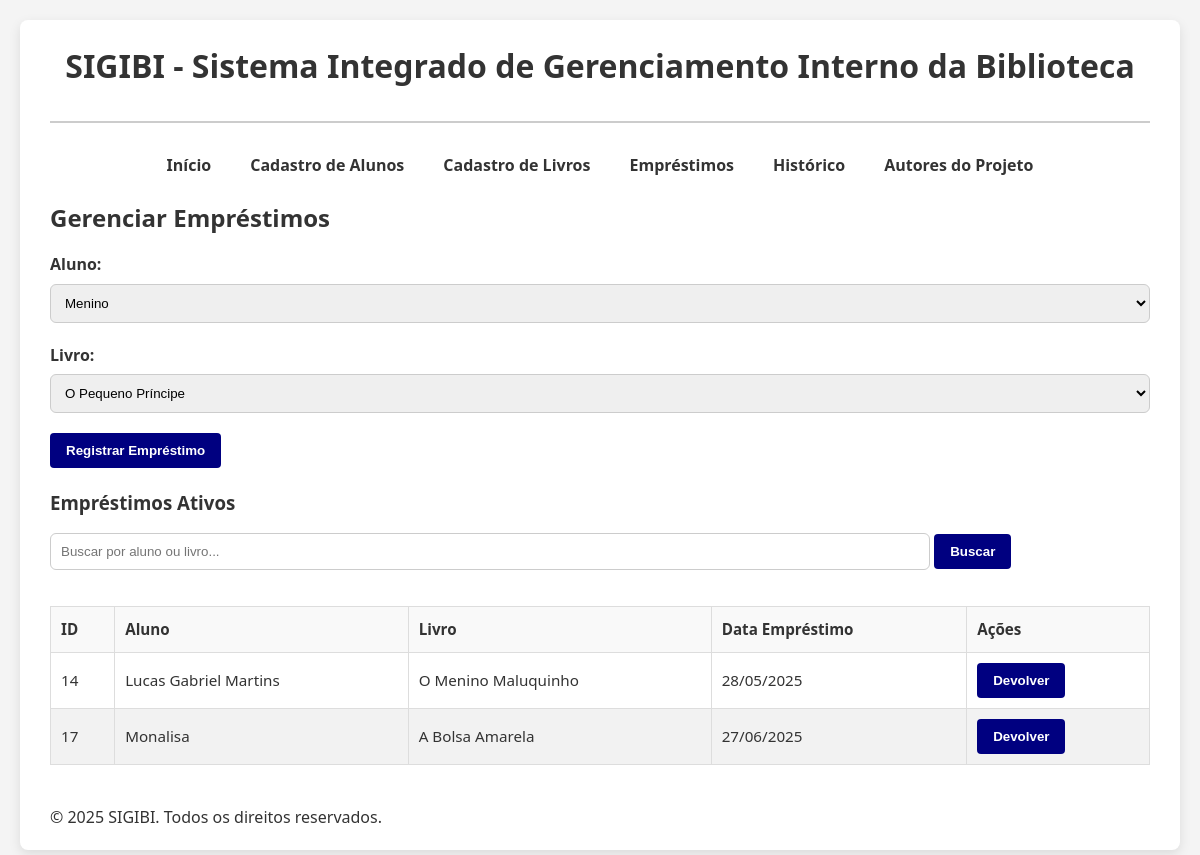
Page /emprestimos/ on the committed database.
### app_sigibi/models.py (models this page shows, shortened)
class Emprestimo(models.Model):
    aluno = models.ForeignKey(Aluno, on_delete=models.CASCADE)
    livro = models.ForeignKey(Livro, on_delete=models.CASCADE)
    data_emprestimo = models.DateField(auto_now_add=True)
    data_devolucao = models.DateField(null=True, blank=True)

class Aluno(models.Model):
    nome = models.CharField(max_length=100)
    matricula = models.CharField(max_length=20, unique=True)
    turma = models.CharField(max_length=50)

class Livro(models.Model):
    titulo = models.CharField(max_length=200)
    autor = models.CharField(max_length=100)
    ano = models.IntegerField()
    disponivel = models.BooleanField(default=True)
    quantidade = models.PositiveIntegerField(default=1) # Adicionado campo quantidade

### app_sigibi/views.py (the view)
# urls.py: path('emprestimos/', views.lista_emprestimos, name='lista_emprestimos'),  # Corrigido para lista_emprestimos
def lista_emprestimos(request):
    alunos = Aluno.objects.all()
    livros = Livro.objects.all()
    emprestimos = Emprestimo.objects.filter(data_devolucao__isnull=True)
    context = {
        'alunos': alunos,
        'livros': livros,
        'emprestimos': emprestimos,
    }
    return render(request, 'emprestimos/lista_emprestimos.html', context)

### app_sigibi/templates/emprestimos/lista_emprestimos.html (shortened to what this page needs)
{% extends 'base.html' %}
{% block content %}
<h2>Gerenciar Empréstimos</h2>
<form method="post" class="emprestimo-form" action="{% url 'registrar_emprestimo' %}">
    <div class="form-group">
        <label for="aluno">Aluno:</label>
        <select id="aluno" name="aluno" required>
            {% if alunos %}
                {% for aluno in alunos %}
                    <option value="{{ aluno.id }}">{{ aluno.nome }}</option>
                {% endfor %}
            {% else %}
                <option value="" disabled>Nenhum aluno cadastrado</option>
            {% endif %}
        </select>
    </div>
    <div class="form-group">
        <label for="livro">Livro:</label>
        <select id="livro" name="livro" required>
            {% if livros %}
                {% for livro in livros %}
                    <option value="{{ livro.id }}">{{ livro.titulo }}</option>
                {% endfor %}
            {% else %}
                <option value="" disabled>Nenhum livro disponível</option>
            {% endif %}
        </select>
    </div>
    <div class="form-group">
        <button type="submit" class="btn">Registrar Empréstimo</button>
    </div>
</form>
<h3>Empréstimos Ativos</h3>
<div class="form-group">
    <input type="text" id="buscarEmprestimo" onkeyup="filterTable('buscarEmprestimo', 'emprestimosTable')" placeholder="Buscar por aluno ou livro..." style="width: 80%; margin-bottom: 1rem;">
    <button type="button" class="btn">Buscar</button>
</div>
{% if emprestimos %}
<table id="emprestimosTable" class="emprestimos-table">
    <thead>
        <tr>
            <th>ID</th>
            <th>Aluno</th>
            <th>Livro</th>
            <th>Data Empréstimo</th>
            <th>Ações</th>
        </tr>
    </thead>
    <tbody>
        {% for emprestimo in emprestimos %}
        <tr>
            <td>{{ emprestimo.id }}</td>
            <td>{{ emprestimo.aluno.nome }}</td>
            <td>{{ emprestimo.livro.titulo }}</td>
            <td>{{ emprestimo.data_emprestimo|date:"d/m/Y" }}</td>
            <td>
                {% if not emprestimo.data_devolucao %}
                <form method="post" action="{% url 'devolver_emprestimo' emprestimo.id %}">
                    <button type="submit" class="btn btn-warning">Devolver</button>
                </form>
                {% else %}
                Devolvido em {{ emprestimo.data_devolucao|date:"d/m/Y" }}
                {% endif %}
            </td>
        </tr>
        {% endfor %}
    </tbody>
</table>
{% else %}
<p class="no-data">Nenhum empréstimo ativo no momento.</p>
{% endif %}
{% endblock %}

### app_sigibi/static/css/styles.css (style rules this page uses)
* { box-sizing: border-box; margin: 0; padding: 0; }
body { font-family: 'Segoe UI', Tahoma, Geneva, Verdana, sans-serif; background-color: #f4f4f4; color: #333; padding: 20px; line-height: 1.6; }
h1, h2, h3 { color: #333; margin-bottom: 15px; }
.form-group { margin-bottom: 20px; }
.form-group label { display: block; margin-bottom: 6px; font-weight: 600; }
.form-group input[type="text"], .form-group input[type="number"], .form-group select { width: 100%; padding: 10px; border: 1px solid #ccc; border-radius: 6px; transition: border 0.2s; }
.btn { background-color: navy; color: white; padding: 10px 16px; border: none; border-radius: 4px; cursor: pointer; font-weight: 600; transition: background-color 0.2s ease; }
table { width: 100%; border-collapse: collapse; margin-top: 20px; font-size: 0.95rem; }
table th, table td { border: 1px solid #ddd; padding: 10px; text-align: left; }
table th { background-color: #f9f9f9; font-weight: 600; }
table tr:nth-child(even) { background-color: #f2f2f2; }

### rows in the picture
Emprestimo: id "14", aluno.nome "Lucas Gabriel Martins", livro.titulo "O Menino Maluquinho", data_emprestimo "28/05/2025", shows "Devolver"
Emprestimo: id "17", aluno.nome "Monalisa", livro.titulo "A Bolsa Amarela", data_emprestimo "27/06/2025", shows "Devolver"

### other values in the picture
form field aluno "Menino"
form field livro "O Pequeno Príncipe"
